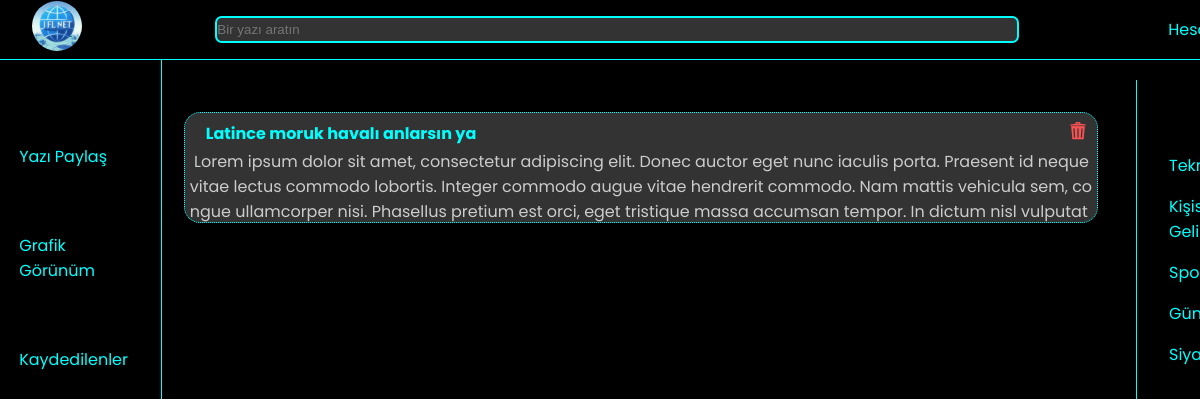
Screenshot of / (signed in) with the database file from the repository.
### app.py (models this page shows)
class Yazilar(db.Model):
    id = db.Column(db.Integer, primary_key=True)
    message = db.Column(db.String(10000), nullable=False)
    user_id = db.Column(db.Integer, db.ForeignKey('user.id'), nullable=False)
    baslik = db.Column(db.String(50), nullable=False, unique=True)
    kaydedilme_sayısı = db.relationship('YaziKaydet',backref='Yazilar',lazy='dynamic')
    kategori = db.Column(db.String(50),nullable=False, default="Diğer")

### app.py (the view)
@app.route('/')
def home():
    if current_user.is_authenticated:
        filter = request.args.get('filter',  type = str)
        yazilar = Yazilar.query.all()
        return  render_template('home.html', yazilar = yazilar)
    else:
        return "Lütfen giriş yapın"

### app.py (called while the page is built)
@login_manager.user_loader
def load_user(user_id):
    return User.query.get(int(user_id))

@app.before_request
def make_session_permanent():
    session.permanent = True

### templates/home.html (shortened to what this page needs)
{% extends "base.html" %}
{%block title%} <title>IFLNET</title>
<link rel="stylesheet" href="../static/css/home/main.css">
{%endblock%}
{% block content %}
    <section class="ana">
        <div class="yazilar">
            <ul class="yazi">
                {% for yazi in yazilar|reverse %}
                    <a class="yazi-link" href="/yazi/{{yazi.baslik}}"> <li>
                         <div class="post-ici">
                            <div class="baslik-kismi">
                                <span class="baslik-class"> {{yazi.baslik}} </span><span class="uzat"></a></span>
                                <a href="/yazi/{{yazi.baslik}}/kaldir"><img src="../static/images/sil.svg" alt="Sil" width="20px"></a>
                                <a class="yazi-link" href="/yazi/{{yazi.baslik}}">
                            </div>
                            <br> <div class="yazi-icerik">
                                {{yazi.message|safe}}
                            </div> </div> </li></a>
                {% endfor %}
        <div class="filtre">
            <ul>
                <span><b>Filtrele</b></span>
                <li>Teknoloji</li>
                <li>Kişisel <br>
                    Gelişim</li>
                <li>Spor</li>
                <li>Gündem</li>
                <li>Siyaset</li>
            </ul>
        </div>
    </section>
{% endblock %}

### static/css/home/main.css (style rules this page uses)
section.ana { margin-left: 10em; display: inline-flex; }
section.ana .yazilar { margin: 1em 0.5em 0 0.5em; width: 60em; }
section.ana .yazilar .yazi-link { z-index: 5; }
section.ana .yazilar span { font-weight: bold; margin-left: 1em; margin-top: -0.5em; overflow: hidden; color: var(--vurgu); }
section.ana .yazilar a { text-decoration: none; color: whitesmoke; }
section.ana .yazilar a { text-decoration: none; color: var(--acik-gri); }
section.ana .yazilar p { overflow: hidden; }
section.ana .yazilar li { cursor: pointer; background-color: var(--koyu-gri); margin-top: 1em; margin-left: -1.5em; width: 57em; border: 1px dotted var(--vurgu); border-radius: 1em; height: 6.8em; overflow-y: hidden; }
section.ana .yazilar li .post-ici { display: inline-block; margin-left: 0.3em; margin-top: 0.5em; }
section.ana .yazilar li .post-ici .yazi-icerik { margin-top: -0.8em; word-break: break-all; }
section.ana .yazilar li .baslik-kismi { display: inline-flex; }
section.ana .yazilar li .baslik-kismi img { position: absolute; right: 3em; margin-bottom: 0; }
section.ana .filtre { position: fixed; background-color: var(--main); width: 10em; height: 999em; margin-left: 61em; border-left: 1px solid var(--vurgu); }
section.ana .filtre ul { margin-top: 2em; }
section.ana .filtre ul span { paddings-bottom: 2em; }
section.ana .filtre ul li { margin-top: 1em; margin-left: -0.5em; color: var(--vurgu); }

### static/css/base/main.css (style rules this page uses)
:root { --main: #000000; --vurgu: #00FFFF; --koyu-gri: #333333; --acik-gri: #CCCCCC; }
span { pointer-events: none; white-space: nowrap; }
body { display: inline-block; background: var(--main); font-family: "Poppins"; margin: 0; position: relative; }
ul { list-style-type: none; }

### rows the page displays
Yazilar: baslik "Latince moruk havalı anlarsın ya", message "Lorem ipsum dolor sit amet, consectetur adipiscing elit. Donec auctor eget nunc iaculis porta. Praesent id neque vitae lectus commodo lobortis. Integer commodo augue vitae hendrerit commodo. Nam mattis vehicula sem, congue ullamcorper nisi. Phasellus pretium est orci, eget tristique massa accumsan tempor. In dictum nisl…"
